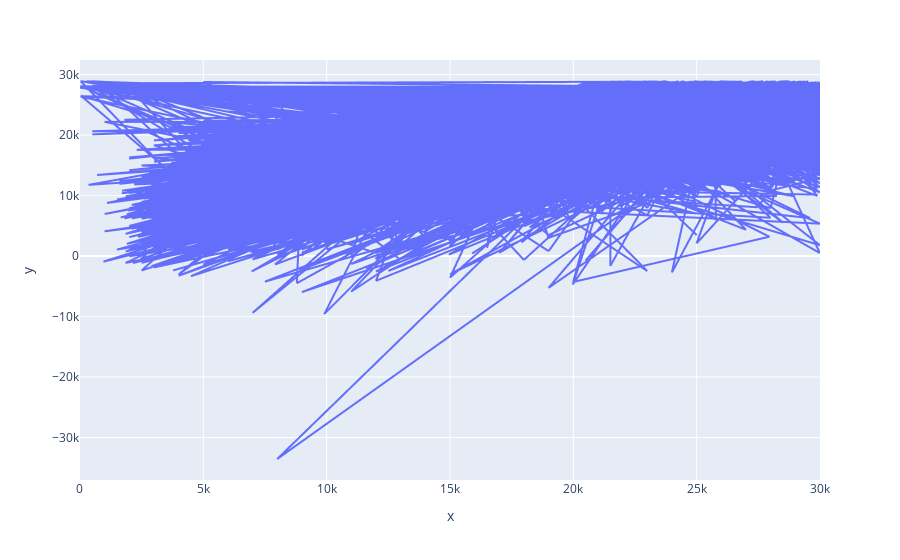

Here is the notebook cell this chart was saved with:
### Code cell
import plotly.express as px
px.line(x = test_y, y = data_predict)

### Figure 1 — Plotly figure (JSON) as saved in the notebook; plotly's stock layout.template omitted (floating-point values rounded to 4 significant figures; data arrays with more than 128 entries replaced by an {"elided": "..."} marker saying what was removed)
{"data": [{"hovertemplate": "x=%{x}<br>y=%{y}<extra></extra>", "legendgroup": "", "line": {"color": "#636efa", "dash": "solid"}, "marker": {"symbol": "circle"}, "mode": "lines", "name": "", "showlegend": false, "type": "scattergl", "x": {"elided": "61185 int values"}, "xaxis": "x", "y": {"elided": "61185 float values"}, "yaxis": "y"}], "layout": {"legend": {"tracegroupgap": 0}, "margin": {"t": 60}, "xaxis": {"anchor": "y", "domain": [0, 1], "title": {"text": "x"}}, "yaxis": {"anchor": "x", "domain": [0, 1], "title": {"text": "y"}}}}
